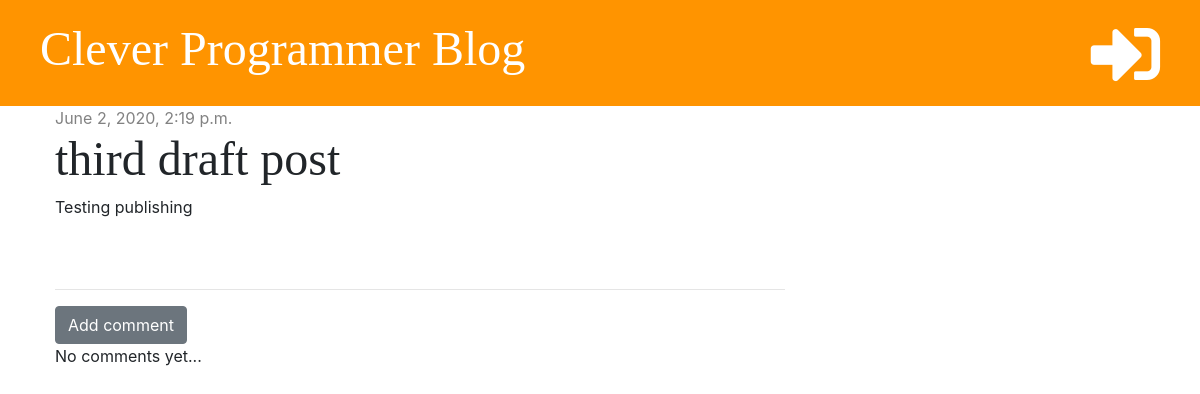
Screenshot of /post/9/ with the database file from the repository.
### blog/models.py (models this page shows, shortened)
class Post(models.Model):
    author = models.ForeignKey('auth.User', on_delete=models.CASCADE)
    title = models.CharField(max_length=200)
    text = models.TextField()
    created_date = models.DateTimeField(default=timezone.now())
    published_date = models.DateTimeField(blank=True, null=True)

### blog/views.py (the view)
# urls.py: path('post/<int:pk>/', views.post_detail, name='post_detail'),
def post_detail(request, pk):
    post = get_object_or_404(Post, pk=pk)
    stuff_for_frontend = {'post': post}
    return render(request, 'blog/post_detail.html', stuff_for_frontend)

### blog/templates/blog/post_detail.html (shortened to what this page needs)
{% extends 'blog/base.html' %}
{% block content %}
    <div class="post">
        {% if post.published_date %}
            <div class="date">
                {{ post.published_date }}
            </div>
        {% else %}
            <a href="{%  url 'post_publish' pk=post.pk %}" class="btn btn-primary">Publish</a>
        {% endif %}
        <h1>{{ post.title }}</h1>
        <p>{{ post.text | linebreaksbr }}</p>
    </div>
    <hr>
    <a href="{% url 'add_comment_to_post' pk=post.pk %}" class="btn btn-secondary">Add comment</a>
    {% for comment in post.comments.all %}
        <div class="comment">
            <div class="date">
                {{ comment.created_date }}
            </div>
            <a href="{% url 'comment_remove' pk=comment.pk %}"><i class="far fa-trash-alt"></i></a>
            <strong>{{ comment.author }}</strong>
            <p>{{ comment.text }}</p>
        </div>
        {% empty %}
            <p>No comments yet...</p>
    {% endfor %}
{% endblock %}

### blog/static/css/blog.css (style rules this page uses)
h1, h2, h3, h4 { font-family: 'Tangerine', 'Inconsolata', 'Droid Sans', serif; font-size: 48px; }
.date { color: #828282; }
.post { margin-bottom: 70px; }

### rows the page displays
Post: published_date "June 2, 2020, 2:19 p.m.", title "third draft post", text "Testing publishing"
